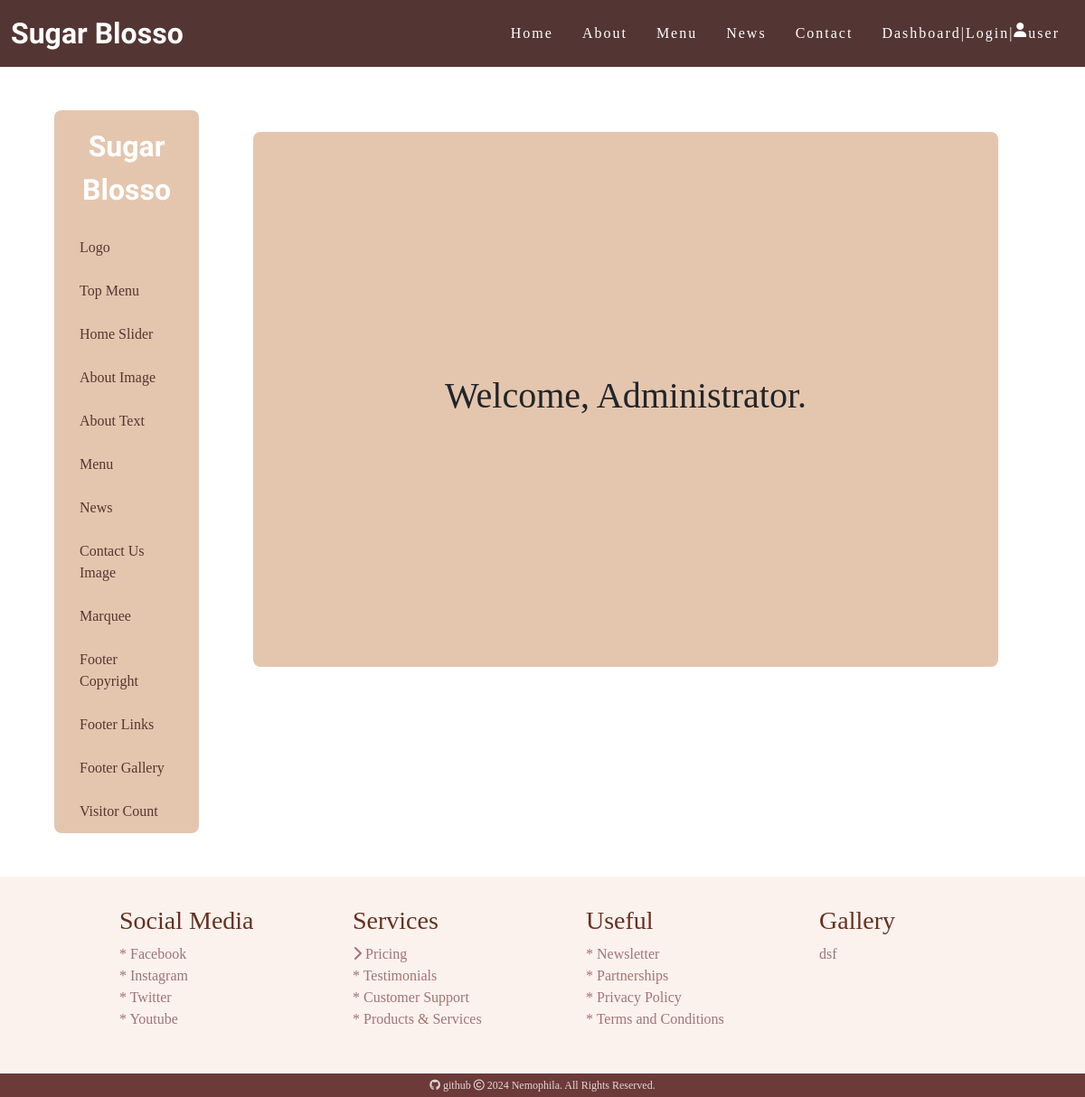
The app's page /admin.php, older data.
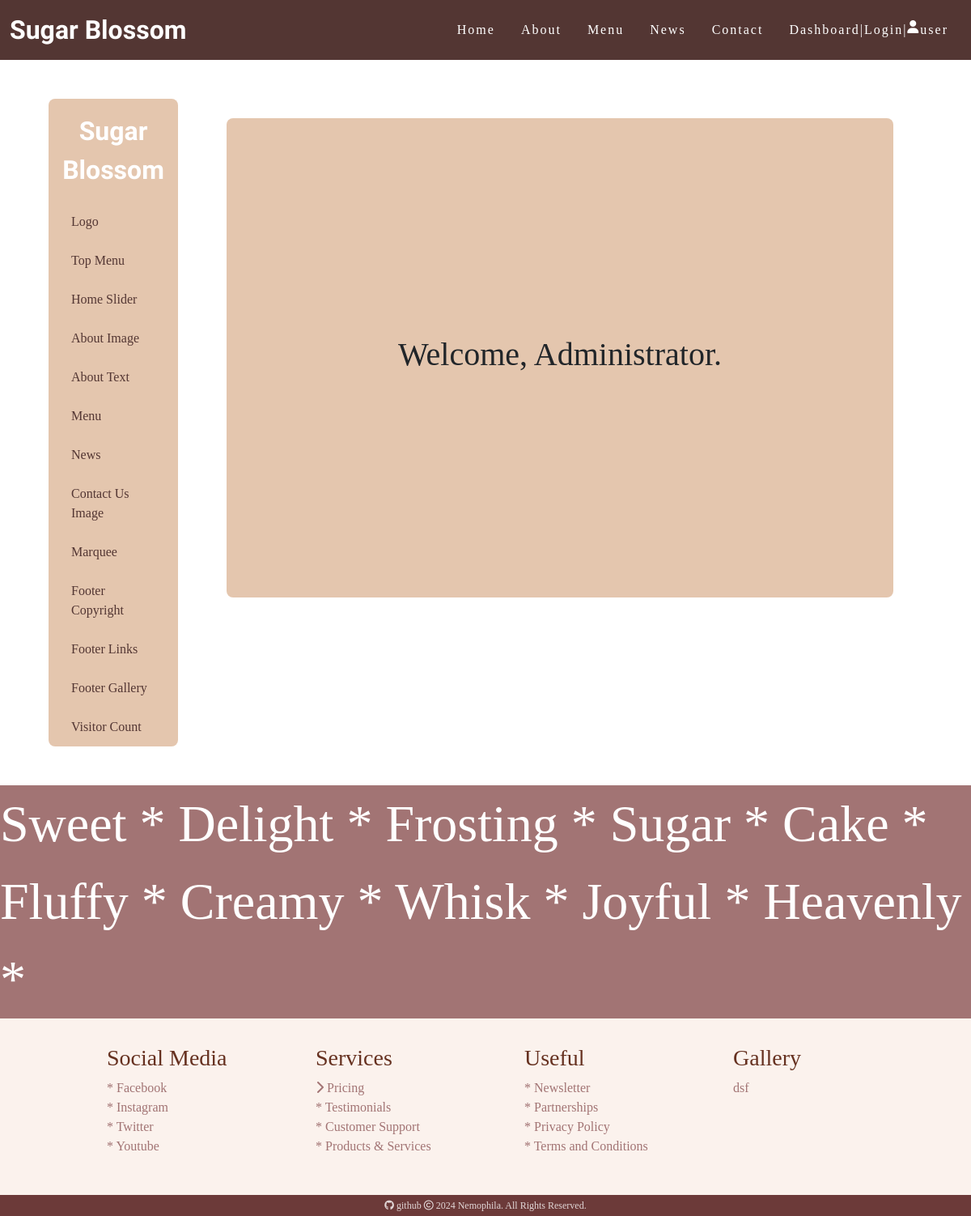
The same page, newer data.
### tables this page shows
CREATE TABLE `logo` (
  `id` int(10) UNSIGNED NOT NULL,
  `text` text NOT NULL,
  `sh` int(1) UNSIGNED NOT NULL DEFAULT 0
);

CREATE TABLE `marquee` (
  `id` int(10) UNSIGNED NOT NULL,
  `text` text NOT NULL,
  `sh` int(10) UNSIGNED NOT NULL DEFAULT 1
);

### api/db.php (called while the page is built, shortened)
<?php
class DB{
    protected $dbn = "mysql:host=localhost;charset=utf8;dbname=sugar_blossom";
    protected $pdo;
    protected $table;
    function __construct($table){
        $this -> pdo = new PDO($this -> dbn, 'root', '');
        $this -> table = $table;
    }
    function all(...$arg){
        $sql = "Select * From `{$this -> table}` ";
        if(!empty($arg[0])){
            if(is_array($arg[0])){
                $where = $this -> a2s($arg[0]);
                $sql .= " Where " . join(" && ", $where);
            } else {
                $sql .= " Where id = {$arg[0]}";
            }
        }
        return $this -> fetchAll($sql);
    }
    function find($id){
        $sql = "Select * From `{$this -> table}` ";
        if(is_array($id)){
            $where = $this -> a2s($id);
            $sql .= " Where " . join(" && ", $where);
        } else {
            $sql .= " Where id = {$id}";
        }
        return $this -> fetchOne($sql);
    }
    protected function fetchOne($sql){
        return $this -> pdo -> query($sql) -> fetch(PDO::FETCH_ASSOC);
    }
    protected function fetchAll($sql){
        return $this -> pdo -> query($sql) -> fetchAll(PDO::FETCH_ASSOC);
    }
    function a2s($array){
        $tmp = [];
        foreach($array as $key => $value){
            $tmp[] = "`{$key}` = '{$value}'";
        }
        return $tmp;
    }
}
$Logo = new DB("logo");
$Marquee = new DB("marquee");
?>

### admin.php (the view, shortened to what the changed rows need)
<?php include_once "./api/db.php";?>
<!DOCTYPE html>
<html lang="en">
<body>
    <?php include_once "./front/header.php";?>
    <section id="admin">
        <div class="container-fluid">
            <div class="row py-5 px-5">
                <aside class="col-2">
                    <div class="options">
                        <?php
                            $rows = $Logo->find(['sh'=>1]);
                        ?>
                        <a href="./admin.php"><div class="logo" style="padding: 16px;"><?=$rows['text'];?></div></a>
                    </div>
                </aside>
                <main class="col-10 py-4 px-5">
                    <div class="interface">
                </main>
            </div>
        </div>
    </section>
    <?php include_once "./front/footer.php";?>
</body>
</html>

### front/header.php (shortened to what the changed rows need)
<header class="navbar navbar-expand-lg bd-navbar sticky-top">
    <nav class="container-xxl bd-gutter flex-wrap flex-lg-nowrap">
        <?php
            $rows = $Logo->find(['sh'=>1]);
        ?>
        <a class="navbar-brand logo" href="./index.php">
            <?=$rows['text'];?>
        </a>
        <ul class="nav">
            <li><a href="#">Home</a></li>
            <li><a href="#about">About</a></li>
            <li><a href="#menu">Menu</a></li>
            <li><a href="#news">News</a></li>
            <li><a href="#contact">Contact</a></li>
            <li class="nav-item nav">
            </li>
        </ul>
    </nav>
</header>

### front/footer.php (shortened to what the changed rows need)
<footer>
    <div class="container-fluid p-0">
        <div class="marquee">
            <marquee behavior="scroll" direction="left" scrollamount="10">
                <?php
                    $rows = $Marquee -> all(['sh'=>1]);
                    foreach($rows as $row){
                        echo $row['text'] . " * ";
                    }
                ?>
            </marquee>
        </div>
    </div>
</footer>

Row changes from the older to the newer data that the page shows:
changed logo: text "Sugar Blosso" → "Sugar Blossom"
added marquee: text "Sweet"
added marquee: text "Delight"
added marquee: text "Frosting"
added marquee: text "Sugar"
added marquee: text "Cake"
added marquee: text "Fluffy"
added marquee: text "Creamy"
added marquee: text "Whisk"
added marquee: text "Joyful"
added marquee: text "Heavenly"
